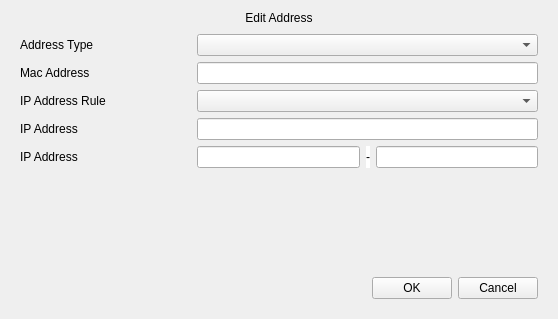
<?xml version="1.0" encoding="UTF-8"?>
<ui version="4.0">
 <class>EditAccessFilter</class>
 <widget class="QWidget" name="EditAccessFilter">
  <property name="geometry">
   <rect>
    <x>0</x>
    <y>0</y>
    <width>558</width>
    <height>319</height>
   </rect>
  </property>
  <property name="windowTitle">
   <string>Form</string>
  </property>
  <layout class="QVBoxLayout" name="verticalLayout_2">
   <property name="spacing">
    <number>0</number>
   </property>
   <item>
    <widget class="QLabel" name="label_title">
     <property name="text">
      <string>Edit Address</string>
     </property>
     <property name="alignment">
      <set>Qt::AlignCenter</set>
     </property>
    </widget>
   </item>
   <item>
    <widget class="QWidget" name="widget_background" native="true">
     <layout class="QVBoxLayout" name="verticalLayout">
      <item>
       <layout class="QGridLayout" name="gridLayout">
        <item row="2" column="0">
         <widget class="QLabel" name="label_ipRule">
          <property name="sizePolicy">
           <sizepolicy hsizetype="Preferred" vsizetype="Preferred">
            <horstretch>1</horstretch>
            <verstretch>0</verstretch>
           </sizepolicy>
          </property>
          <property name="text">
           <string>IP Address Rule</string>
          </property>
         </widget>
        </item>
        <item row="3" column="0">
         <widget class="QLabel" name="label_ipSingle">
          <property name="sizePolicy">
           <sizepolicy hsizetype="Preferred" vsizetype="Preferred">
            <horstretch>1</horstretch>
            <verstretch>0</verstretch>
           </sizepolicy>
          </property>
          <property name="text">
           <string>IP Address</string>
          </property>
         </widget>
        </item>
        <item row="0" column="1">
         <widget class="ComboBox" name="comboBox_addressType">
          <property name="sizePolicy">
           <sizepolicy hsizetype="Preferred" vsizetype="Fixed">
            <horstretch>2</horstretch>
            <verstretch>0</verstretch>
           </sizepolicy>
          </property>
         </widget>
        </item>
        <item row="0" column="0">
         <widget class="QLabel" name="label_addressType">
          <property name="sizePolicy">
           <sizepolicy hsizetype="Preferred" vsizetype="Preferred">
            <horstretch>1</horstretch>
            <verstretch>0</verstretch>
           </sizepolicy>
          </property>
          <property name="text">
           <string>Address Type</string>
          </property>
         </widget>
        </item>
        <item row="1" column="0">
         <widget class="QLabel" name="label_mac">
          <property name="sizePolicy">
           <sizepolicy hsizetype="Preferred" vsizetype="Preferred">
            <horstretch>1</horstretch>
            <verstretch>0</verstretch>
           </sizepolicy>
          </property>
          <property name="text">
           <string>Mac Address</string>
          </property>
         </widget>
        </item>
        <item row="4" column="0">
         <widget class="QLabel" name="label_ipRange">
          <property name="sizePolicy">
           <sizepolicy hsizetype="Preferred" vsizetype="Preferred">
            <horstretch>1</horstretch>
            <verstretch>0</verstretch>
           </sizepolicy>
          </property>
          <property name="text">
           <string>IP Address</string>
          </property>
         </widget>
        </item>
        <item row="1" column="1">
         <widget class="MyLineEdit" name="lineEdit_mac">
          <property name="sizePolicy">
           <sizepolicy hsizetype="Expanding" vsizetype="Fixed">
            <horstretch>2</horstretch>
            <verstretch>0</verstretch>
           </sizepolicy>
          </property>
         </widget>
        </item>
        <item row="2" column="1">
         <widget class="ComboBox" name="comboBox_ipRule">
          <property name="sizePolicy">
           <sizepolicy hsizetype="Preferred" vsizetype="Fixed">
            <horstretch>2</horstretch>
            <verstretch>0</verstretch>
           </sizepolicy>
          </property>
         </widget>
        </item>
        <item row="3" column="1">
         <widget class="MyLineEdit" name="lineEdit_ipSingle">
          <property name="sizePolicy">
           <sizepolicy hsizetype="Expanding" vsizetype="Fixed">
            <horstretch>2</horstretch>
            <verstretch>0</verstretch>
           </sizepolicy>
          </property>
         </widget>
        </item>
        <item row="4" column="1">
         <layout class="QHBoxLayout" name="horizontalLayout_7">
          <item>
           <widget class="MyLineEdit" name="lineEdit_ipRangeStart"/>
          </item>
          <item>
           <widget class="QLabel" name="label_">
            <property name="maximumSize">
             <size>
              <width>40</width>
              <height>16777215</height>
             </size>
            </property>
            <property name="styleSheet">
             <string notr="true">#label_
{
color:#000000;
background-color: #ffffff;
}</string>
            </property>
            <property name="text">
             <string>-</string>
            </property>
           </widget>
          </item>
          <item>
           <widget class="MyLineEdit" name="lineEdit_ipRangeEnd"/>
          </item>
         </layout>
        </item>
       </layout>
      </item>
      <item>
       <spacer name="verticalSpacer">
        <property name="orientation">
         <enum>Qt::Vertical</enum>
        </property>
        <property name="sizeHint" stdset="0">
         <size>
          <width>20</width>
          <height>103</height>
         </size>
        </property>
       </spacer>
      </item>
      <item>
       <layout class="QHBoxLayout" name="horizontalLayout_4">
        <item>
         <spacer name="horizontalSpacer">
          <property name="orientation">
           <enum>Qt::Horizontal</enum>
          </property>
          <property name="sizeHint" stdset="0">
           <size>
            <width>40</width>
            <height>20</height>
           </size>
          </property>
         </spacer>
        </item>
        <item>
         <widget class="MyPushButton" name="pushButton_ok">
          <property name="text">
           <string>OK</string>
          </property>
         </widget>
        </item>
        <item>
         <widget class="MyPushButton" name="pushButton_cancel">
          <property name="text">
           <string>Cancel</string>
          </property>
         </widget>
        </item>
       </layout>
      </item>
     </layout>
    </widget>
   </item>
  </layout>
 </widget>
 <customwidgets>
  <customwidget>
   <class>ComboBox</class>
   <extends>QComboBox</extends>
   <header>combobox.h</header>
  </customwidget>
  <customwidget>
   <class>MyPushButton</class>
   <extends>QPushButton</extends>
   <header>mypushbutton.h</header>
  </customwidget>
  <customwidget>
   <class>MyLineEdit</class>
   <extends>QLineEdit</extends>
   <header>mylineedit.h</header>
  </customwidget>
 </customwidgets>
 <resources/>
 <connections/>
</ui>
